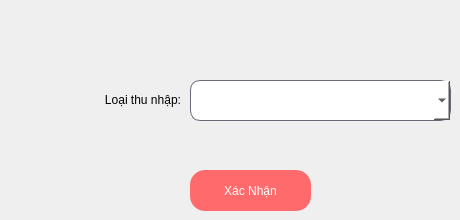
        <widget class="QWidget" name="tab3_P3">
         <attribute name="title">
          <string>Xoá</string>
         </attribute>
         <widget class="QLabel" name="label_p3_LoaiThuNhap_tab3">
          <property name="geometry">
           <rect>
            <x>30</x>
            <y>70</y>
            <width>151</width>
            <height>61</height>
           </rect>
          </property>
          <property name="styleSheet">
           <string notr="true">font: 75 15pt &quot;Segoe UI&quot;;</string>
          </property>
          <property name="text">
           <string>&lt;html&gt;&lt;head/&gt;&lt;body&gt;&lt;p align=&quot;right&quot;&gt;Loại thu nhập:&lt;/p&gt;&lt;/body&gt;&lt;/html&gt;</string>
          </property>
         </widget>
         <widget class="QComboBox" name="comboBox_p3_LoaiThuNhap_tab3">
          <property name="geometry">
           <rect>
            <x>190</x>
            <y>80</y>
            <width>261</width>
            <height>41</height>
           </rect>
          </property>
          <property name="styleSheet">
           <string notr="true">border-radius: 10px;
border: 1px solid #6d6875;
color: rgb(0, 0, 0);
background-color: rgb(255, 255, 255);
font: 75 14pt &quot;Segoe UI&quot;;</string>
          </property>
         </widget>
         <widget class="QPushButton" name="btn_p3_XacNhan_tab3">
          <property name="geometry">
           <rect>
            <x>190</x>
            <y>170</y>
            <width>121</width>
            <height>41</height>
           </rect>
          </property>
          <property name="styleSheet">
           <string notr="true">border-radius: 15px;
color: rgb(255, 255, 255);
background-color: rgb(255, 106, 108);
font: 75 15pt &quot;MS Shell Dlg 2&quot;;</string>
          </property>
          <property name="text">
           <string>Xác Nhận</string>
          </property>
         </widget>
        </widget>
